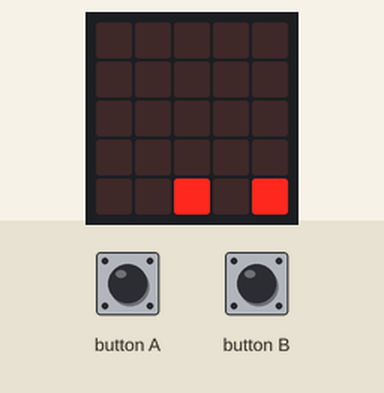
The program below on a simulated BBC micro:bit (MakeCode). On the bench: the board's 5×5 LED display. The test bench sets the inputs (shaded band). Random numbers come from a fixed seed.

Above: at 1.2 s.
1.3 s: button A pressed for 0.15 s
At 1.7 s:
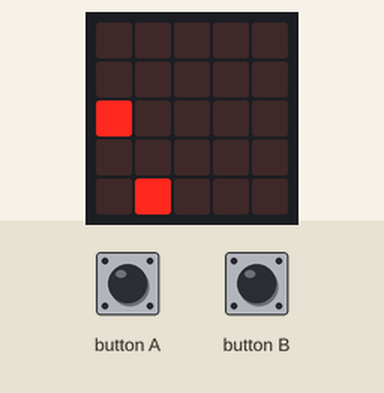
2.0 s: button B pressed for 0.15 s
At 2.27 s:
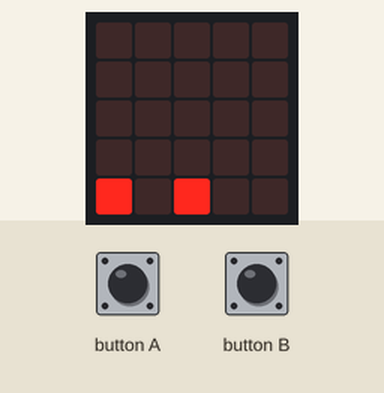
2.7 s: button A pressed for 0.15 s
At 3.37 s:
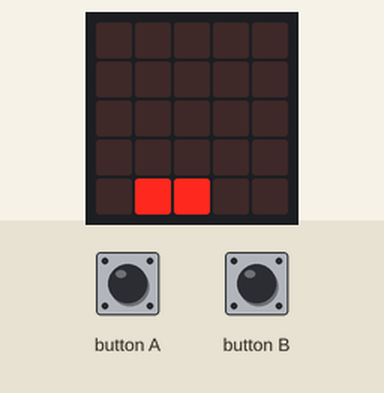
3.4 s: button A pressed for 0.15 s
At 3.7 s:
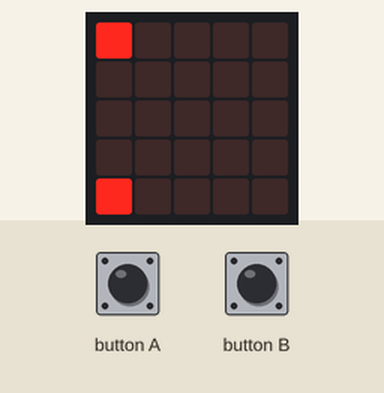
4.1 s: button B pressed for 0.15 s
At 4.6 s:
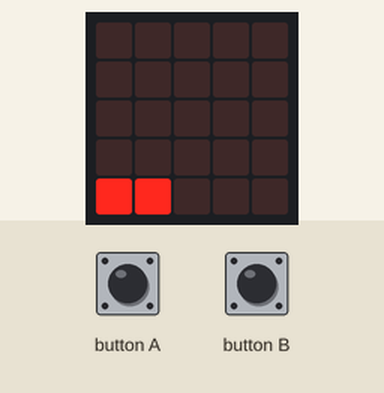
4.8 s: button B pressed for 0.15 s
At 5.8 s:
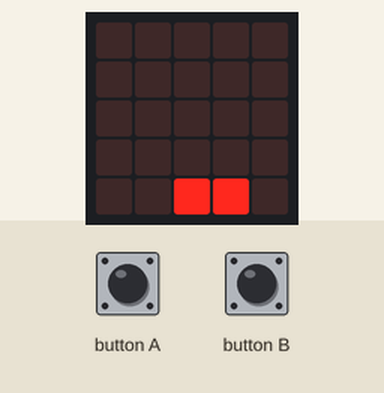
Timing chart, 0 to 7.8 s (numbered marks = the images above; inputs shaded):
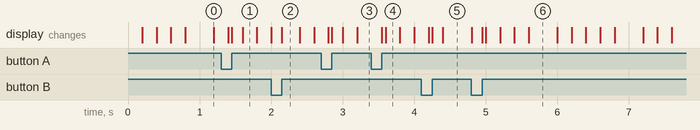

The program:

main.ts
```typescript
input.onButtonPressed(Button.A, function () {
    if (vaisseau_x > 0) {
        led.unplot(vaisseau_x, vaisseau_y)
        vaisseau_x += -1
        led.plot(vaisseau_x, vaisseau_y)
    }
})
input.onButtonPressed(Button.B, function () {
    if (vaisseau_x < 4) {
        led.unplot(vaisseau_x, vaisseau_y)
        vaisseau_x += 1
        led.plot(vaisseau_x, vaisseau_y)
    }
})
let vaisseau_x = 0
let vaisseau_y = 0
let vaiseau = 1
let Fusée = 0
let Fusée_y = 0
let Fusée_x = randint(0, 4)
vaisseau_y = 4
vaisseau_x = 2
led.plot(vaisseau_x, vaisseau_y)
loops.everyInterval(200, function () {
    if (Fusée == 0) {
        Fusée = 1
        led.unplot(Fusée_x, Fusée_y)
        Fusée_y = 0
        Fusée_x = randint(0, 4)
        led.plot(Fusée_x, Fusée_y)
        if (vaiseau == 0) {
            vaiseau = 1
            led.plot(vaisseau_x, vaisseau_y)
        }
    } else {
        if (Fusée_y < 4) {
            led.unplot(Fusée_x, Fusée_y)
            Fusée_y += 1
            led.plot(Fusée_x, Fusée_y)
        } else {
            Fusée = 0
            if (Fusée_x == vaisseau_x) {
                music.playMelody("- C5 B - A G D E ", 120)
                vaisseau_x = 2
                vaiseau = 0
            }
        }
    }
})
```

test.ts
```typescript
// les tests vont ici ; cela ne sera pas compilé si ce paquet est utilisé en tant qu'extension.
```

Measured:
- what the display in image 0 shows lasts 0.4 s, from 0.8 s to 1.2 s
